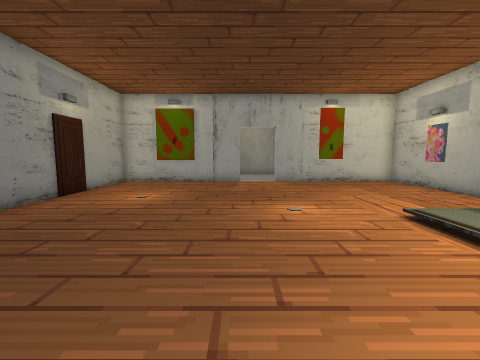
[1] (above)

16 first-person views from a walk through a 3-D level made in the Unity game engine. The camera is 1.5 m above the floor, tilts 6° down and sees 90° across. The floor is counted in squares, 1 m on a side. Each view is taken from the middle of a square. On the plan, view 1 faces up. The plan holds only what a view shows up to about 13 squares ahead; the rest is blank. The place goes on beyond the plan. The player is left out. Some surface patterns are stand-ins.

[2]
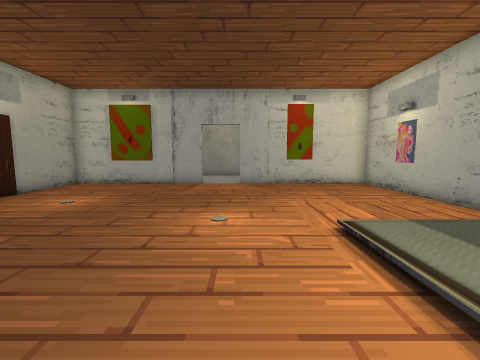

[3]
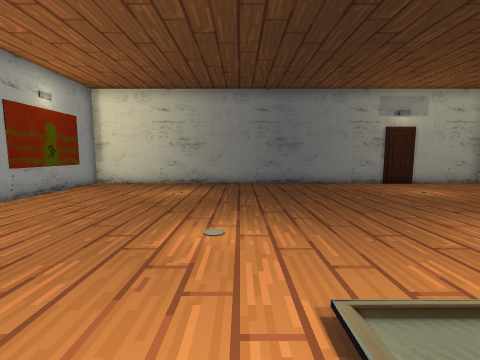

[4]
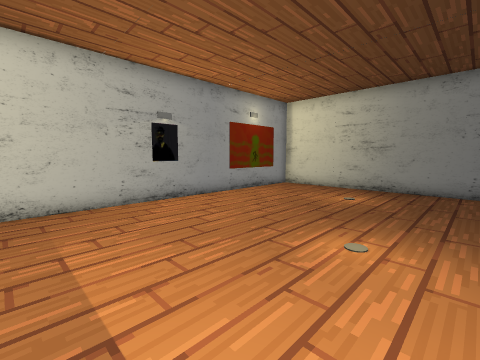

[5]
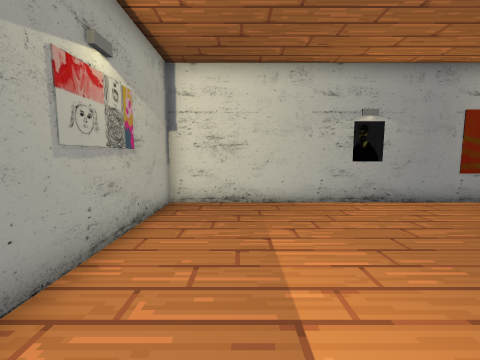

[6]
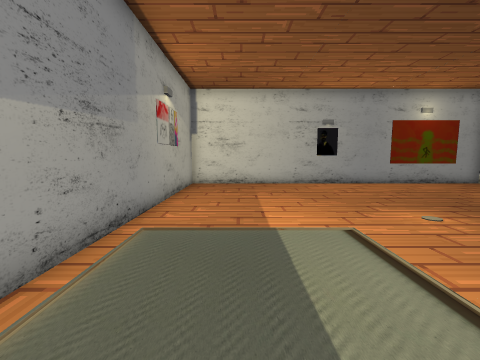

[7]
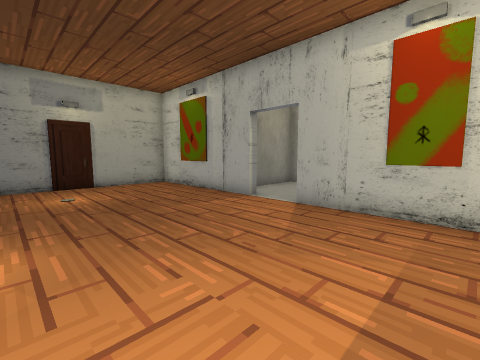

[8]
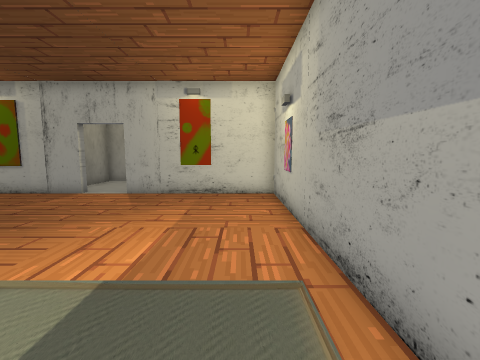

[9]
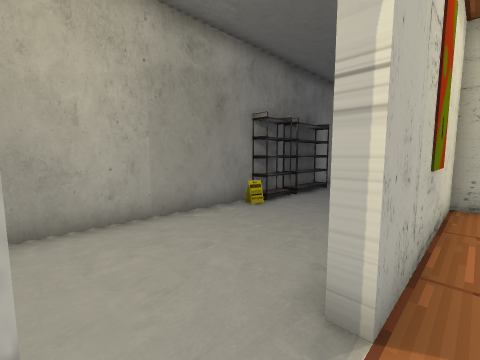

[10]
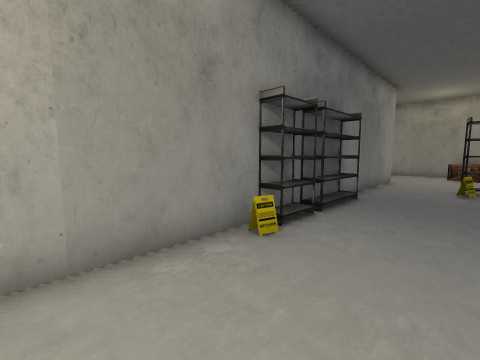

[11]
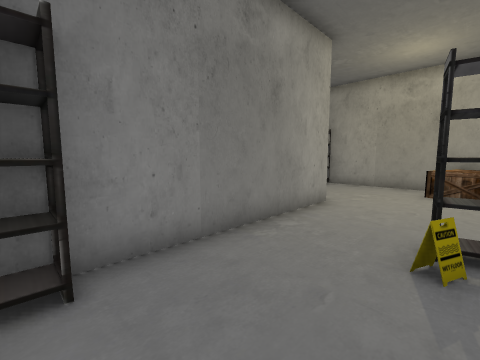

[12]
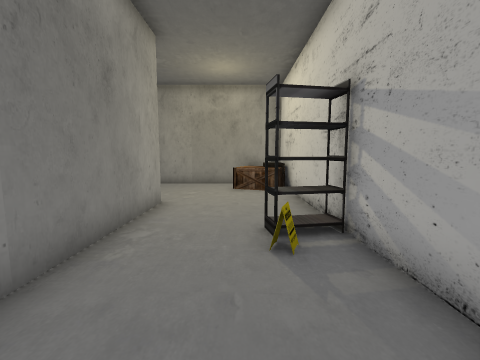

[13]
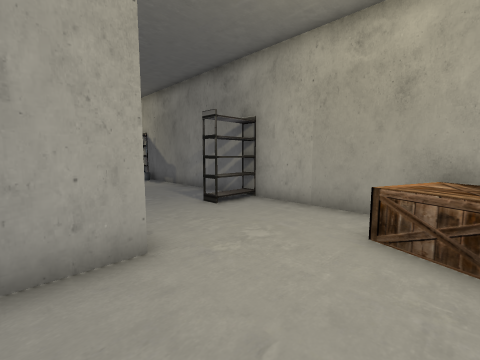

[14]
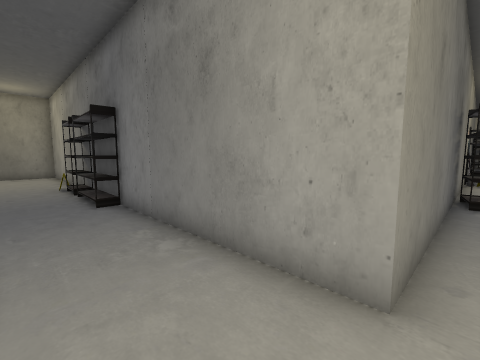

[15]
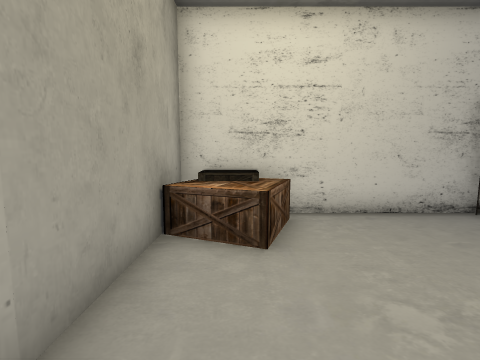

[16]
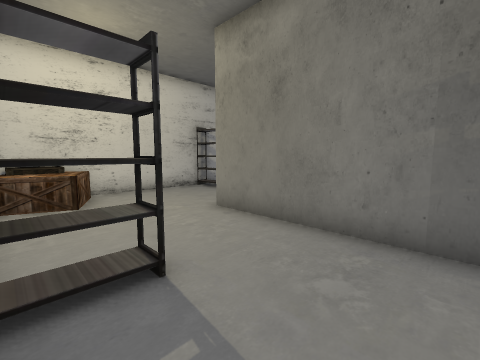

### Floor plan
Key: @ floor where view 1 was taken; # wall or solid block; . main floor; : floor 0.25 m higher than the main floor; / step, stairs or slope; v drop or lower ground; P painting; S sign; H shelf; B box.
Columns run from 7 left of view 1 to 23 right of it. Each row starts with its distance up from view 1.
 24                         #.....#
 23                         #.....#
 22                         #.....#
 21                         #...HHv
 20                         #.....#
 19        ######vvvvv#######.....#
 18      #.......SHHHH............#
 17      #........................#
 16      #......................BBv
 15      #...............SH....B  v
 14 #######..########  ######### ##
 13 #...............#
 12 #...............#
 11 #...............#
 10 #...............#
  9 #...............#
  8 #...............#
  7 #...............#
  6 #...............#
  5 #........../   .#
  4 #........../   .#
  3 #........../  :.#
  2 #........../ / .#
  1 #...............#
  0 #......@........#
 -1 #...............#
 -2 #...............#
 -3 #...............#
 -4 #...............#
 -5 #...............#
 -6 #...............#
 -7  # PPv##########

Positions as (right, up) in squares from view 1, and headings:
1: (0, 0), facing up
2: (2, 1), facing up
3: (6, 1), facing left
4: (6, 2), facing down-left
5: (6, 2), facing down
6: (6, 6), facing down
7: (6, 7), facing up-left
8: (7, 3), facing up
9: (0, 13), facing up-right
10: (2, 15), facing up-right
11: (10, 15), facing up-right
12: (10, 16), facing right
13: (16, 15), facing up-right
14: (18, 16), facing up-left
15: (21, 20), facing down
16: (22, 24), facing down-left
